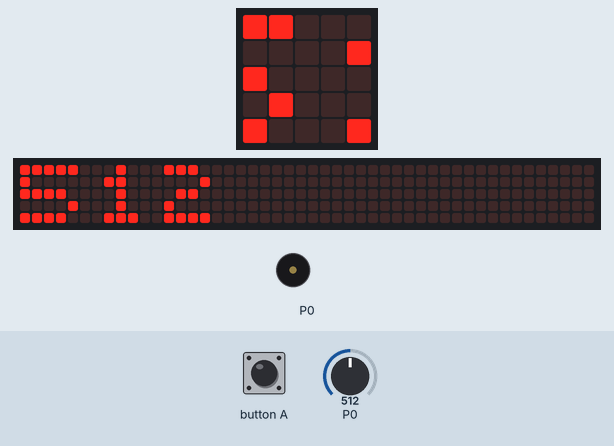
Bench run of a program on a simulated BBC micro:bit (MakeCode). Parts: the board's 5×5 LED display, a strip that is not on the board, showing the scrolling text unrolled, buzzer (waves = sounding). Inputs (shaded band) come from the test bench; at power-on: P0 = 512 (analog values on the 0–1023 scale). The 48×5 strip is a reading aid, not a part: it shows the text the display is scrolling, unrolled, one strip-width of it at a time.

Above: at 1.27 s.
1.3 s: P0 set to 0
At 5.2 s:
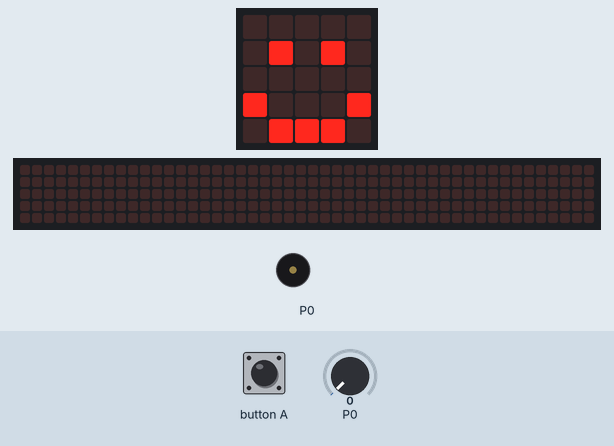
9.1 s: P0 set to 110
At 14.5 s:
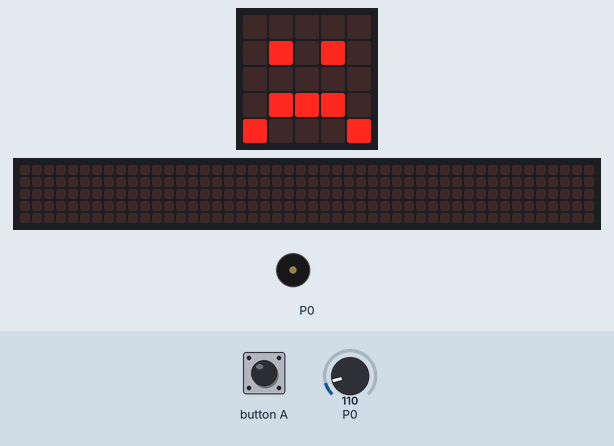
16.9 s: button A pressed for 0.15 s
At 17.4 s:
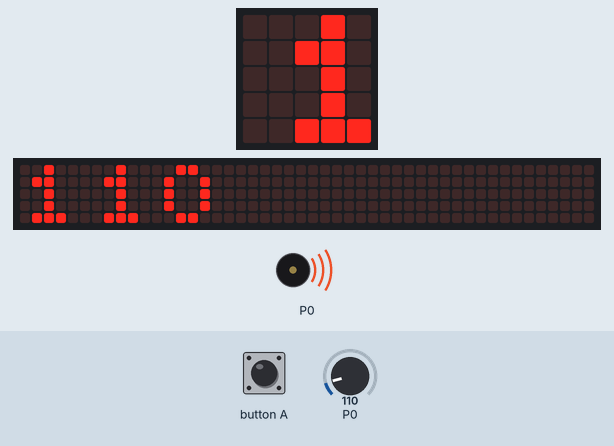
17.6 s: P0 set to 122
At 22.1 s:
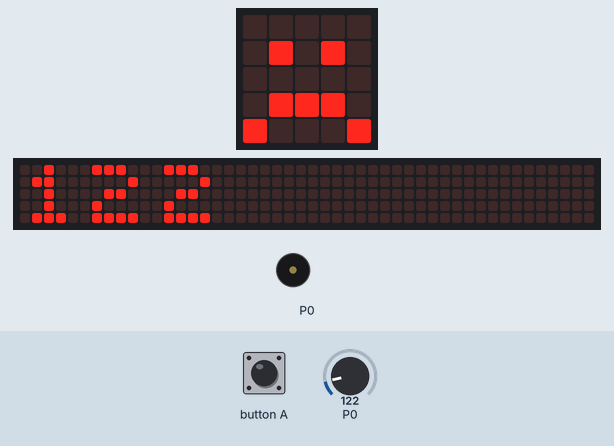
23.5 s: button A pressed 5 times (0.12 s each, 0.3 s apart)
At 25.9 s:
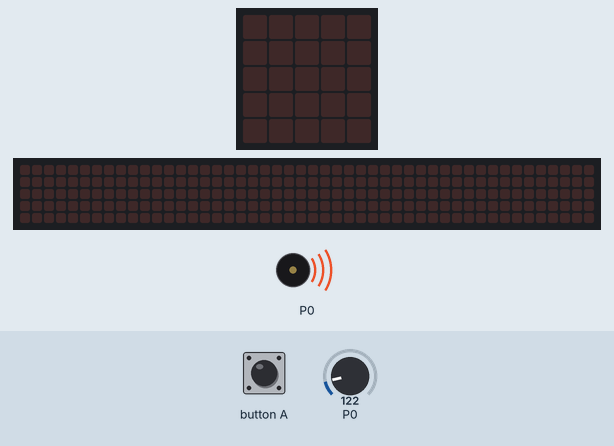
27.1 s: button A pressed for 0.15 s
At 27.6 s:
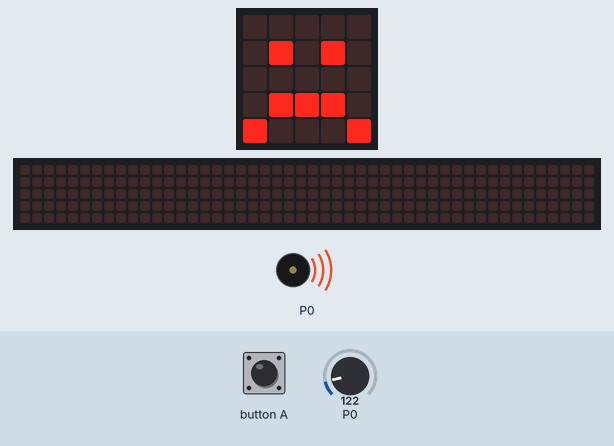
Timing chart, 0 to 28.8 s (numbered marks = the images above; inputs shaded):
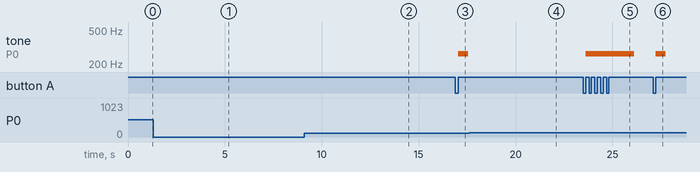

The program:

main.ts
```typescript
input.onButtonPressed(Button.A, function () {
    music.playTone(262, music.beat(BeatFraction.Whole))
})
basic.forever(function () {
    basic.showNumber(pins.analogReadPin(AnalogPin.P0))
    basic.pause(1000)
    if (pins.analogReadPin(AnalogPin.P0) < 100) {
        basic.showIcon(IconNames.Happy)
    } else {
        basic.showIcon(IconNames.Sad)
    }
    basic.pause(1000)
})
```

test.ts
```typescript
// 在這裡測試；當此封包作為擴充功能時，將不會編譯此內容。
```

Measured:
- after the input at 1.3 s, the display: first differs from a run without the input after 3.3 s (image 1)
- after the input at 9.1 s, the display: first changes after 0.49 s (image 2 shows a later state)
- after the input at 16.9 s, tone on P0: silent → 262 Hz after 0.15 s, → silent 0.50 s later
- after the input at 23.5 s, tone on P0: silent → 262 Hz after 0.12 s, → silent 2.5 s later
- after the input at 27.1 s, tone on P0: silent → 262 Hz after 0.15 s, → silent 0.50 s later
- what the display in image 1 shows lasts 1.6 s, from 4.6 s to 6.2 s
- what the display in image 5 shows lasts 1.0 s, from 25.6 s to 26.6 s
